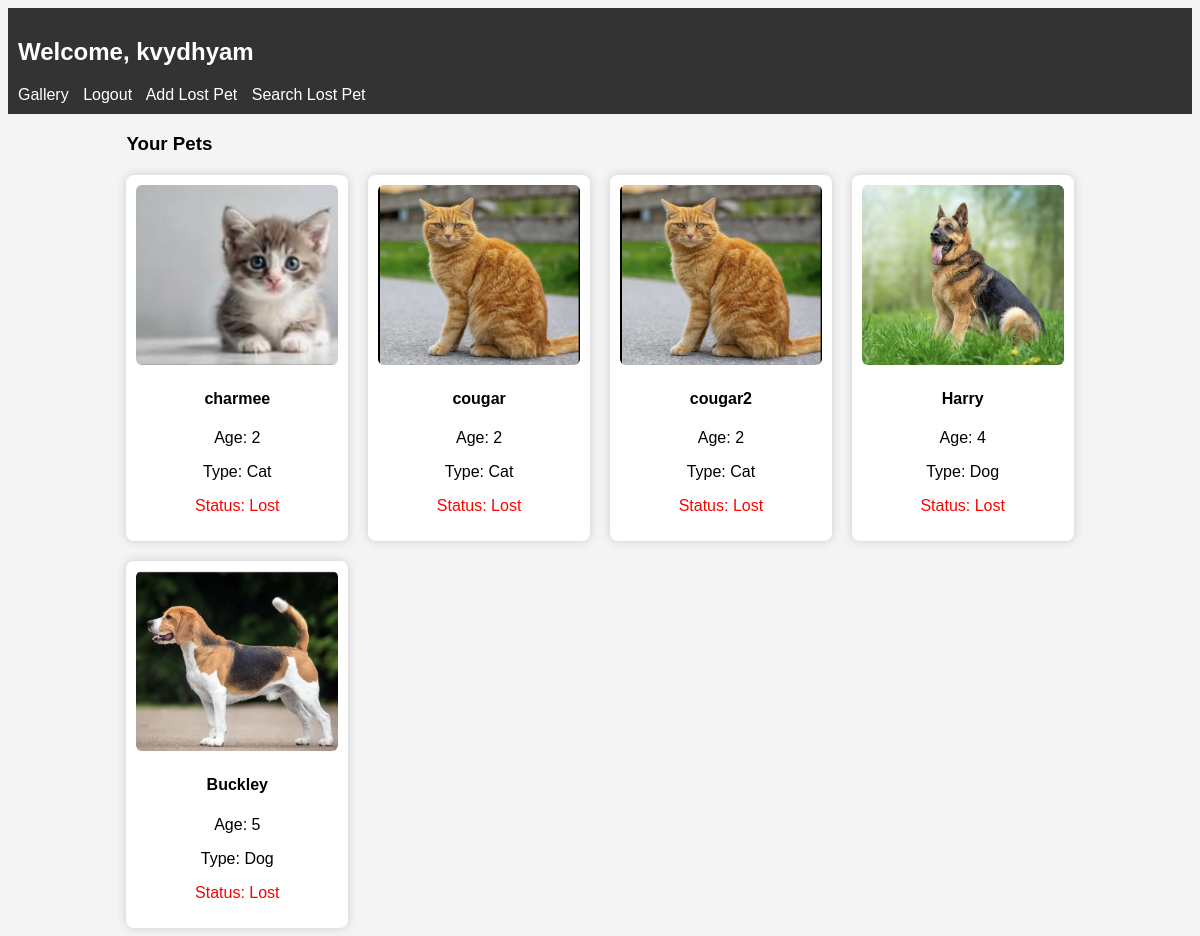
/profile/ (signed in), run on the app's committed database.
### pets/models.py (models this page shows, shortened)
class Pet(models.Model):
    PET_TYPE_CHOICES = [
        ('Dog', 'Dog'),
        ('Cat', 'Cat'),
    ]
    owner = models.ForeignKey(User, on_delete=models.CASCADE)
    name = models.CharField(max_length=100)
    age = models.IntegerField()
    pet_type = models.CharField(max_length=10, choices=PET_TYPE_CHOICES)
    description = models.TextField()
    image = models.ImageField(upload_to='pet_images/')
    is_lost = models.BooleanField(default=False)

### pets/views.py (the view)
# urls.py: path('profile/', views.user_profile, name='profile'),
def user_profile(request):
    user = request.user
    user_pets = Pet.objects.filter(owner=user)
    return render(request, 'pets/profile.html', {
        'user': user,
        'pets': user_pets
    })

### pets/templates/pets/profile.html (shortened to what this page needs)
<!DOCTYPE html>
<html>
<head>
</head>
<body>
<div class="header">
    <h2>Welcome, {{ user.username }}</h2>
    <a href="/">Gallery</a>
    <a href="/logout/">Logout</a>
    <a href="/add-lost-pet/">Add Lost Pet</a>
    <a href="/search/">Search Lost Pet</a>
</div>
<div class="container">
    <h3>Your Pets</h3>
    {% if pets %}
    <div class="pet-grid">
        {% for pet in pets %}
        <div class="card">
            <img src="{{ pet.image.url }}">
            <h4>{{ pet.name }}</h4>
            <p>Age: {{ pet.age }}</p>
            <p>Type: {{ pet.pet_type }}</p>
            {% if pet.is_lost %}
                <p style="color:red;">Status: Lost</p>
            {% else %}
                <p style="color:green;">Status: Found</p>
            {% endif %}
        </div>
        {% endfor %}
    </div>
    {% else %}
        <p>You have not added any pets yet.</p>
    {% endif %}
</div>
</body>
</html>

### pets/templates/pets/profile.html (style rules this page uses)
body { font-family: Arial; background-color: #f4f4f4; }
.container { width: 80%; margin: auto; }
.header { background: #333; color: white; padding: 10px; }
.pet-grid { display: grid; grid-template-columns: repeat(auto-fill, minmax(220px, 1fr)); gap: 20px; margin-top: 20px; }
.card { background: white; padding: 10px; border-radius: 8px; box-shadow: 0 0 10px #ccc; text-align: center; }
img { width: 100%; height: 180px; object-fit: cover; border-radius: 6px; }
a { color: white; margin-right: 10px; text-decoration: none; }

### data on the page
Pet: image (picture), name "charmee", age "2", pet_type "Cat", is_lost "Status: Lost"
Pet: image (picture), name "cougar", age "2", pet_type "Cat", is_lost "Status: Lost"
Pet: image (picture), name "cougar2", age "2", pet_type "Cat", is_lost "Status: Lost"
Pet: image (picture), name "Harry", age "4", pet_type "Dog", is_lost "Status: Lost"
Pet: image (picture), name "Buckley", age "5", pet_type "Dog", is_lost "Status: Lost"

### other printed values
{{ user.username }} "kvydhyam"
